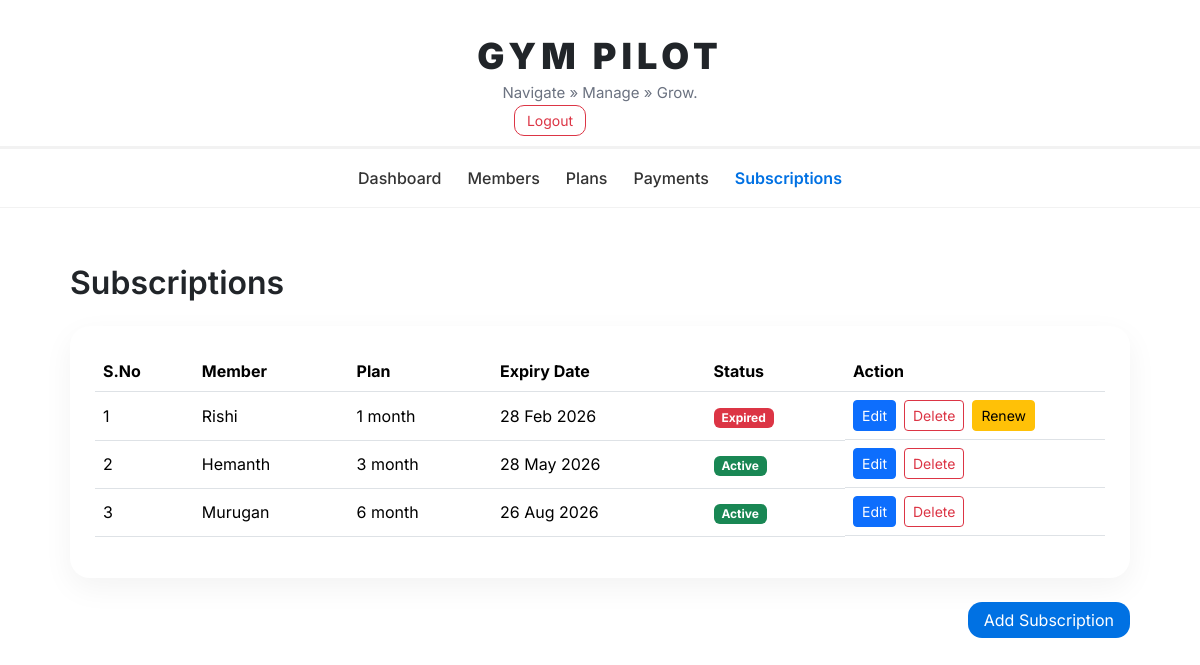
Before: /subscriptions/ (signed in) with the older database file.
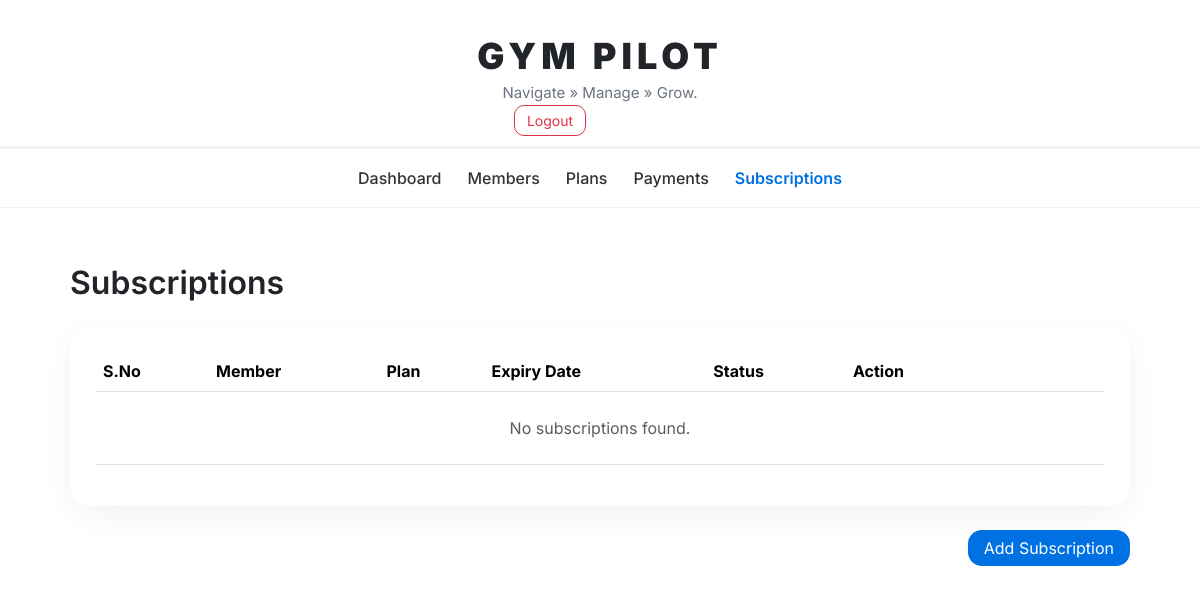
After: the same page with the newer database file.
### gym/models.py (models this page shows, shortened)
class Subscription(models.Model):
    gym = models.ForeignKey(Gym, on_delete=models.CASCADE)
    member = models.ForeignKey(Member, on_delete=models.CASCADE)
    plan = models.ForeignKey(MembershipPlan, on_delete=models.CASCADE)
    start_date = models.DateField(default=timezone.localdate)
    expiry_date = models.DateField(blank=True, null=True)
    extra_months = models.IntegerField(default=0)
    discount_percent = models.DecimalField(max_digits=5, decimal_places=2, default=0)
    personal_training_fee = models.DecimalField(max_digits=8, decimal_places=2, default=0)
    final_amount = models.DecimalField(max_digits=10, decimal_places=2, default=0)

class Member(models.Model):
    gym = models.ForeignKey(Gym, on_delete=models.CASCADE)
    name = models.CharField(max_length=120)
    country_code = models.CharField(max_length=5, default="+91")
    phone = models.CharField(max_length=10)
    join_date = models.DateField(default=timezone.now)

class MembershipPlan(models.Model):
    gym = models.ForeignKey(Gym, on_delete=models.CASCADE)
    name = models.CharField(max_length=100)
    price = models.DecimalField(max_digits=8, decimal_places=2)
    duration_months = models.IntegerField()

### gym/views.py (the view)
# urls.py: path('subscriptions/', views.subscriptions_list, name='subscriptions'),
@login_required
def subscriptions_list(request):
    gym = get_object_or_404(Gym, owner=request.user)
    subscriptions = Subscription.objects.filter(
        gym=gym
    ).select_related("member", "plan")
    today = timezone.now().date()
    today_plus_3 = today + timedelta(days=3)
    return render(request, "subscriptions.html", {
        "subscriptions": subscriptions,
        "today": today,
        "today_plus_3": today_plus_3,
    })

### gym/templates/subscriptions.html (shortened to what this page needs)
{% extends 'base.html' %}
{% block content %}
<div class="mb-4 mt-3">
    <h2 class="fw-semibold">Subscriptions</h2>
</div>
<div class="glass-card">
    <div class="desktop-table">
        <table class="table modern-table align-middle">
            <thead>
                <tr>
                    <th>S.No</th>
                    <th>Member</th>
                    <th>Plan</th>
                    <th>Expiry Date</th>
                    <th>Status</th>
                    <th style="width:260px;">Action</th>
                </tr>
            </thead>
            <tbody>
                {% for sub in subscriptions %}
                <tr>
                    <td>{{ forloop.counter }}</td>
                    <td>{{ sub.member.name }}</td>
                    <td>{{ sub.plan.name }}</td>
                    <td>{{ sub.expiry_date|date:"d M Y" }}</td>
                    <td>
                        {% if sub.expiry_date > today_plus_3 %}
                            <span class="badge bg-success">Active</span>
                        {% elif sub.expiry_date >= today %}
                            <span class="badge bg-warning text-dark">Expiring Soon</span>
                        {% else %}
                            <span class="badge bg-danger">Expired</span>
                        {% endif %}
                    </td>
                    <td class="d-flex gap-2">
                        <a href="{% url 'gym:edit_subscription' sub.id %}"
                           class="btn btn-sm btn-primary">
                            Edit
                        </a>
                        <form method="POST" action="{% url 'gym:delete_subscription' sub.id %}">
                            <button type="submit"
                                class="btn btn-sm btn-outline-danger"
                                onclick="return confirm('Delete this subscription?');">
                                Delete
                            </button>
                        </form>
                        {% if sub.expiry_date <= today_plus_3 %}
                            <a href="{% url 'gym:renew_subscription' sub.id %}"
                               class="btn btn-warning btn-sm">
                                Renew
                            </a>
                        {% endif %}
                    </td>
                </tr>
                {% empty %}
                <tr>
                    <td colspan="6" class="text-center text-muted py-4">
                        No subscriptions found.
                    </td>
                </tr>
                {% endfor %}
            </tbody>
        </table>
    </div>
</div>
<div class="d-flex justify-content-end mt-4">
    <a href="{% url 'gym:add_subscription' %}" class="btn-modern text-center text-decoration-none">
        Add Subscription
    </a>
</div>
{% endblock %}

### gym/templates/base.html (shortened to what this page needs)
{% load static %}
<!DOCTYPE html>
<html lang="en">
<head>
    <link href="https://cdn.jsdelivr.net/npm/bootstrap@5.3.2/dist/css/bootstrap.min.css" rel="stylesheet">
</head>
<body>
<div class="top-header">
    <div>
    <h2 class="brand-title">GYM PILOT</h2>
    <div class="brand-tagline">Navigate » Manage » Grow.</div>
    </div>
    <div class="nav-right" style="align-items: ;">
          <form method="POST" action="{% url 'gym:owner_logout' %}" class="logout-btn m-0">
                <button type="submit" class="btn btn-outline-danger btn-sm" style="margin-right: 100px;text-align: r;">
                     Logout
                </button>
          </form>
     </div>
</div>
<div class="top-nav">
     <div class="nav-left">
          <a href="{% url 'gym:dashboard' %}"
              class="{% if request.resolver_match.url_name == 'dashboard' %}active{% endif %}">Dashboard</a>
          <a href="{% url 'gym:members' %}"
              class="{% if request.resolver_match.url_name == 'members' %}active{% endif %}">Members</a>
          <a href="{% url 'gym:plans' %}"
              class="{% if request.resolver_match.url_name == 'plans' %}active{% endif %}">Plans</a>
          <a href="{% url 'gym:payments' %}"
              class="{% if request.resolver_match.url_name == 'payments' %}active{% endif %}">Payments</a>
          <a href="{% url 'gym:subscriptions' %}"
              class="{% if request.resolver_match.url_name == 'subscriptions' %}active{% endif %}">Subscriptions</a>
     </div>
</div>
<div class="container main">
    {% block content %}{% endblock %}
</div>
</body>
</html>

### gym/templates/base.html (style rules this page uses)
body { font-family: 'Inter', sans-serif; overflow-x: hidden; }
.top-header { background: white; padding: 35px 0 10px 0; text-align: center; border-bottom: 3px solid rgba(0,0,0,0.05); }
.brand-title { font-weight: 950; font-size: large; letter-spacing: 5px; margin: 0; font-size: 36px; display: inline-block; }
.brand-tagline { font-size: 15px; color: #6b7280; margin-top: 4px; }
.top-nav { background: white; padding: 12px 10px; border-bottom: 1px solid rgba(0,0,0,0.05); display: flex; flex-wrap: wrap; justify-content: center; align-items: center; gap: 10px; position: relative; }
.top-nav .nav-left { display: flex; gap: 10px; justify-content: center; align-items: center; }
.top-nav a { text-decoration: none; color: #333; font-weight: 500; padding: 5px 8px; }
.top-nav a.active { color: #0071e3; font-weight: 600; }
.logout-btn button { border-radius: 10px; padding: 4px 12px; }
.main { padding: 40px; }
.glass-card { background:white; border-radius: 20px; padding: 25px; box-shadow: 0 10px 30px rgba(0,0,0,0.05); transition: transform 160ms ease, box-shadow 160ms ease; }
.btn-modern { background: #0071e3; border: none; border-radius: 14px; padding: 6px 16px; color: white; }

### gym/templates/subscriptions.html (style rules this page uses)
.desktop-table { display: block; }

Changed rows visible on the page:
removed Subscription: member.name "Rishi", plan.name "1 month", expiry_date "28 Feb 2026", shows "Expired", shows "Renew"
removed Subscription: member.name "Hemanth", plan.name "3 month", expiry_date "28 May 2026", shows "Active"
removed Subscription: member.name "Murugan", plan.name "6 month", expiry_date "26 Aug 2026", shows "Active"
Other visible differences:
text now shown: "No subscriptions found."
